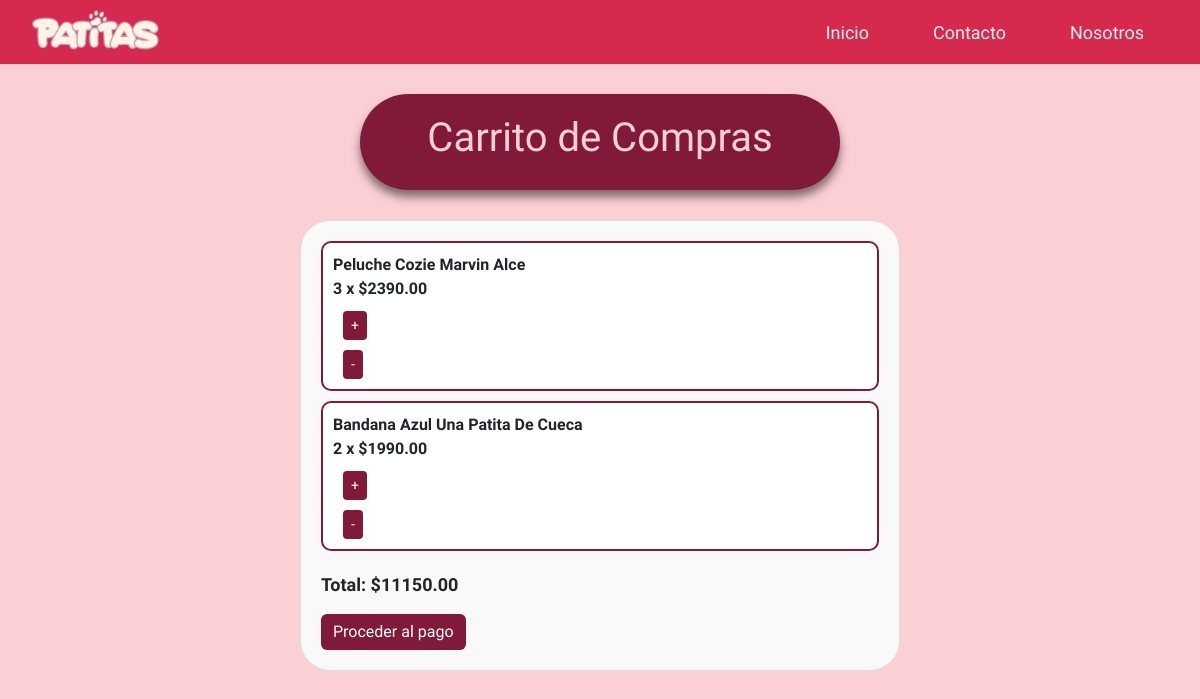
Before: /patitas/carrito/ (signed in) with the older database file.
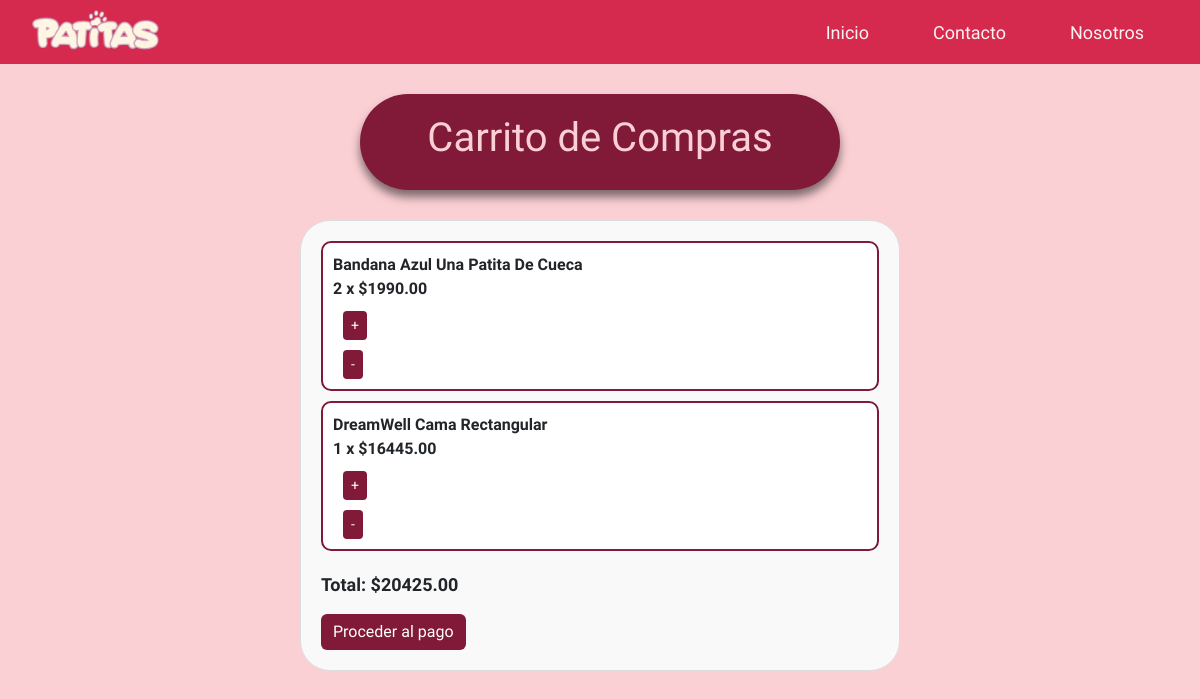
After: the same page with the newer database file.
### patitas/models.py (models this page shows, shortened)
class Carrito(models.Model):
    usuario = models.ForeignKey(User, on_delete=models.CASCADE)
    producto = models.ForeignKey(Producto, on_delete=models.CASCADE)
    cantidad = models.IntegerField(default=1)
    class Meta:
        unique_together = ('usuario', 'producto')

class Producto(models.Model):
    id = models.AutoField(primary_key=True)
    nombre_prod = models.CharField(max_length=50)
    descripcion = models.TextField(max_length=200)
    id_categoria = models.ForeignKey('Categoria',on_delete=models.CASCADE, db_column='idCategoria')
    precio = models.DecimalField(max_digits=10, decimal_places=2)
    stock = models.IntegerField()
    imagen = models.ImageField(upload_to='productos_fotos/', blank=True, null=True)

### patitas/views.py (the view)
# urls.py: path('carrito/', views.ver_carrito, name='carrito'),
def ver_carrito(request):
    if request.user.is_authenticated:
        carrito_items = Carrito.objects.filter(usuario=request.user)
        total = sum(item.producto.precio * item.cantidad for item in carrito_items)
        return render(request, 'patitas/carrito.html', {'carrito_items': carrito_items, 'total': total})
    else:
        return redirect('login')

### patitas/templates/patitas/carrito.html (shortened to what this page needs)
{% load static %}
<!DOCTYPE html>
<html lang="en">
<head>
    <link rel="stylesheet" href="https://cdnjs.cloudflare.com/ajax/libs/font-awesome/6.5.2/css/all.min.css">
    <link rel="stylesheet" href="https://cdn.jsdelivr.net/npm/bootstrap@5.3.3/dist/css/bootstrap.min.css">
    <link type='text/css' href='{% static "css/style.css"%}' rel='stylesheet'>
</head>
<body>
    <div class="cont-header">
        <header>
            <a href="index" class="logo_patitas_princ"><img src="{% static 'img/logo_patitas.png' %}" alt="patitas"></a>
            <nav class="navbar-header">
                <a href="index">Inicio</a>
                <a href="contacto">Contacto</a>
                <a href="#">Nosotros</a>
            </nav>
        </header>
    </div>
    <div class="titulos-pag">
        <h1>Carrito de Compras</h1>
    </div>
    <div class="carrito-container">
        {% if carrito_items %}
            <ul class="carrito-list">
                {% for item in carrito_items %}
                    <li class="carrito-item">
                        <span class="producto-info">
                            {{ item.producto.nombre_prod }} <br> {{ item.cantidad }} x ${{ item.producto.precio }}
                        </span>
                        <form action="{% url 'update_cart' %}" method="post">
                            <button type="submit" class="btn btn-sm btn-success">+</button>
                        </form>
                        <form action="{% url 'update_cart' %}" method="post">
                            <button type="submit" class="btn btn-sm btn-danger">-</button>
                        </form>
                    </li>
                {% endfor %}
            </ul>
            <p class="carrito-total">Total: ${{ total }}</p>
            <a href="{% url 'checkout' %}" class="btn btn-primary">Proceder al pago</a>
        {% else %}
            <p>Tu carrito está vacío.</p>
        {% endif %}
    </div>
</body>
</html>

Changed rows visible on the page:
removed Carrito: producto.nombre_prod "Peluche Cozie Marvin Alce", cantidad "3", producto.precio "2390.00"
added Carrito: producto.nombre_prod "DreamWell Cama Rectangular", cantidad "1", producto.precio "16445.00"
Other visible differences:
{{ total }}: "11150.00" → "20425.00"
